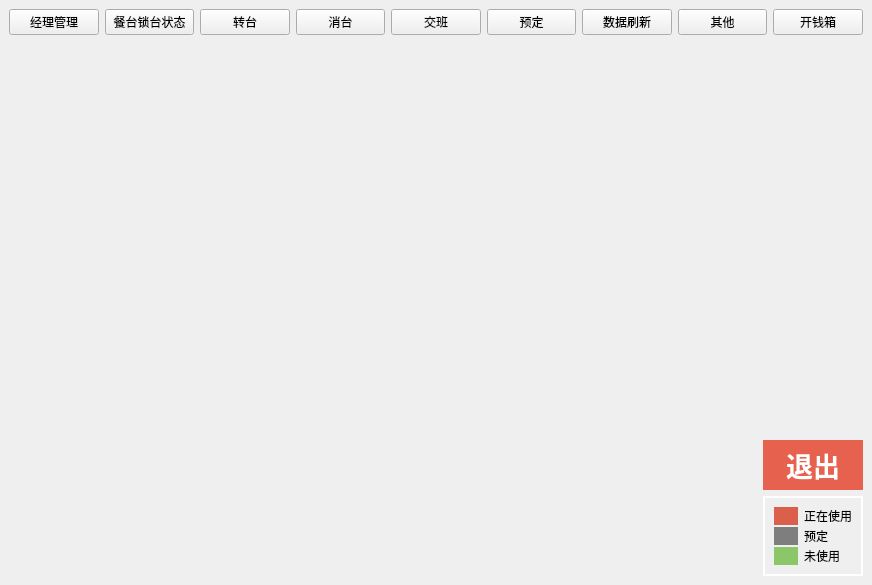
<?xml version="1.0" encoding="UTF-8"?>
<ui version="4.0">
 <class>fontviewDialog_jiulou_Dialog</class>
 <widget class="QDialog" name="fontviewDialog_jiulou_Dialog">
  <property name="geometry">
   <rect>
    <x>0</x>
    <y>0</y>
    <width>872</width>
    <height>585</height>
   </rect>
  </property>
  <property name="windowTitle">
   <string>Dialog</string>
  </property>
  <property name="styleSheet">
   <string notr="true"/>
  </property>
  <layout class="QVBoxLayout" name="verticalLayout_2" stretch="0,1">
   <property name="spacing">
    <number>2</number>
   </property>
   <property name="leftMargin">
    <number>0</number>
   </property>
   <property name="topMargin">
    <number>0</number>
   </property>
   <property name="rightMargin">
    <number>0</number>
   </property>
   <property name="bottomMargin">
    <number>0</number>
   </property>
   <item>
    <widget class="QFrame" name="frame_4">
     <property name="outer_stylesheet" stdset="0">
      <string>normal_view_color</string>
     </property>
     <layout class="QHBoxLayout" name="horizontalLayout">
      <item>
       <widget class="lds_toolbar_button" name="pushButton_set">
        <property name="focusPolicy">
         <enum>Qt::NoFocus</enum>
        </property>
        <property name="text">
         <string>经理管理</string>
        </property>
        <property name="outer_stylesheet" stdset="0">
         <string>pushbutton_bottom</string>
        </property>
       </widget>
      </item>
      <item>
       <widget class="lds_toolbar_button" name="pushButton_lockstate">
        <property name="focusPolicy">
         <enum>Qt::NoFocus</enum>
        </property>
        <property name="text">
         <string>餐台锁台状态</string>
        </property>
        <property name="outer_stylesheet" stdset="0">
         <string>pushbutton_bottom</string>
        </property>
       </widget>
      </item>
      <item>
       <widget class="lds_toolbar_button" name="pushButton_shift">
        <property name="focusPolicy">
         <enum>Qt::NoFocus</enum>
        </property>
        <property name="text">
         <string>转台</string>
        </property>
        <property name="outer_stylesheet" stdset="0">
         <string>pushbutton_bottom</string>
        </property>
       </widget>
      </item>
      <item>
       <widget class="lds_toolbar_button" name="pushButton_canceltable">
        <property name="focusPolicy">
         <enum>Qt::NoFocus</enum>
        </property>
        <property name="text">
         <string>消台</string>
        </property>
        <property name="outer_stylesheet" stdset="0">
         <string>pushbutton_bottom</string>
        </property>
       </widget>
      </item>
      <item>
       <widget class="lds_toolbar_button" name="pushButton_switch">
        <property name="focusPolicy">
         <enum>Qt::NoFocus</enum>
        </property>
        <property name="text">
         <string>交班</string>
        </property>
        <property name="outer_stylesheet" stdset="0">
         <string>pushbutton_bottom</string>
        </property>
       </widget>
      </item>
      <item>
       <widget class="lds_toolbar_button" name="pushButton_order">
        <property name="focusPolicy">
         <enum>Qt::NoFocus</enum>
        </property>
        <property name="text">
         <string>预定</string>
        </property>
        <property name="outer_stylesheet" stdset="0">
         <string>pushbutton_bottom</string>
        </property>
       </widget>
      </item>
      <item>
       <widget class="lds_toolbar_button" name="pushButton_refresh">
        <property name="focusPolicy">
         <enum>Qt::NoFocus</enum>
        </property>
        <property name="text">
         <string>数据刷新</string>
        </property>
        <property name="outer_stylesheet" stdset="0">
         <string>pushbutton_bottom</string>
        </property>
       </widget>
      </item>
      <item>
       <widget class="lds_toolbar_button" name="pushButton_other">
        <property name="focusPolicy">
         <enum>Qt::NoFocus</enum>
        </property>
        <property name="text">
         <string>其他</string>
        </property>
        <property name="outer_stylesheet" stdset="0">
         <string>pushbutton_bottom</string>
        </property>
       </widget>
      </item>
      <item>
       <widget class="lds_toolbar_button" name="pushButton_open">
        <property name="focusPolicy">
         <enum>Qt::NoFocus</enum>
        </property>
        <property name="text">
         <string>开钱箱</string>
        </property>
        <property name="outer_stylesheet" stdset="0">
         <string>pushbutton_bottom</string>
        </property>
       </widget>
      </item>
     </layout>
    </widget>
   </item>
   <item>
    <layout class="QHBoxLayout" name="horizontalLayout_2" stretch="1,0">
     <item>
      <widget class="frontViewDialog_autoexpand" name="frame_main" native="true">
       <property name="styleSheet">
        <string notr="true">QFrame#frame_main{
background:white;
}</string>
       </property>
      </widget>
     </item>
     <item>
      <widget class="QFrame" name="frame_5">
       <property name="outer_stylesheet" stdset="0">
        <string>normal_view_color</string>
       </property>
       <layout class="QVBoxLayout" name="verticalLayout" stretch="1,0,0">
        <item>
         <widget class="frontViewDialog_autoexpand" name="frame_list" native="true">
          <property name="lineWidth" stdset="0">
           <number>0</number>
          </property>
         </widget>
        </item>
        <item>
         <widget class="QPushButton" name="pushButton_quit">
          <property name="sizePolicy">
           <sizepolicy hsizetype="Minimum" vsizetype="Fixed">
            <horstretch>0</horstretch>
            <verstretch>0</verstretch>
           </sizepolicy>
          </property>
          <property name="minimumSize">
           <size>
            <width>100</width>
            <height>50</height>
           </size>
          </property>
          <property name="styleSheet">
           <string notr="true">QPushButton{
font:bold 20pt;color:white;border:0px;background:#e7624e;
}
QPushButton:pressed{
background:#dbe3e9;color:#7b7878;
}
</string>
          </property>
          <property name="text">
           <string>退出</string>
          </property>
          <property name="iconSize">
           <size>
            <width>25</width>
            <height>25</height>
           </size>
          </property>
          <property name="outer_stylesheet" stdset="0">
           <string>pushbutton_blue</string>
          </property>
         </widget>
        </item>
        <item>
         <widget class="QFrame" name="frame_3">
          <property name="styleSheet">
           <string notr="true">QFrame#frame_3{
border:2px solid white;
}</string>
          </property>
          <property name="frameShape">
           <enum>QFrame::StyledPanel</enum>
          </property>
          <property name="frameShadow">
           <enum>QFrame::Raised</enum>
          </property>
          <layout class="QGridLayout" name="gridLayout">
           <property name="leftMargin">
            <number>9</number>
           </property>
           <property name="topMargin">
            <number>9</number>
           </property>
           <property name="rightMargin">
            <number>9</number>
           </property>
           <property name="bottomMargin">
            <number>9</number>
           </property>
           <property name="horizontalSpacing">
            <number>6</number>
           </property>
           <property name="verticalSpacing">
            <number>2</number>
           </property>
           <item row="0" column="0">
            <widget class="QLabel" name="label">
             <property name="maximumSize">
              <size>
               <width>16777215</width>
               <height>50</height>
              </size>
             </property>
             <property name="styleSheet">
              <string notr="true">background:rgb(219,96,76);</string>
             </property>
             <property name="text">
              <string/>
             </property>
            </widget>
           </item>
           <item row="0" column="1">
            <widget class="QLabel" name="label_2">
             <property name="text">
              <string>正在使用</string>
             </property>
            </widget>
           </item>
           <item row="1" column="0">
            <widget class="QLabel" name="label_4">
             <property name="maximumSize">
              <size>
               <width>16777215</width>
               <height>50</height>
              </size>
             </property>
             <property name="styleSheet">
              <string notr="true">background:rgb(126,126,126);</string>
             </property>
             <property name="text">
              <string/>
             </property>
            </widget>
           </item>
           <item row="1" column="1">
            <widget class="QLabel" name="label_3">
             <property name="text">
              <string>预定</string>
             </property>
            </widget>
           </item>
           <item row="2" column="0">
            <widget class="QLabel" name="label_6">
             <property name="maximumSize">
              <size>
               <width>16777215</width>
               <height>50</height>
              </size>
             </property>
             <property name="styleSheet">
              <string notr="true">background:rgb(139,199,104);</string>
             </property>
             <property name="text">
              <string/>
             </property>
            </widget>
           </item>
           <item row="2" column="1">
            <widget class="QLabel" name="label_5">
             <property name="text">
              <string>未使用</string>
             </property>
            </widget>
           </item>
          </layout>
         </widget>
        </item>
       </layout>
      </widget>
     </item>
    </layout>
   </item>
  </layout>
 </widget>
 <customwidgets>
  <customwidget>
   <class>lds_toolbar_button</class>
   <extends>QPushButton</extends>
   <header>lds_toolbar_button.h</header>
  </customwidget>
  <customwidget>
   <class>frontViewDialog_autoexpand</class>
   <extends>QWidget</extends>
   <header>frontviewdialog_autoexpand.h</header>
   <container>1</container>
  </customwidget>
 </customwidgets>
 <resources/>
 <connections/>
</ui>
